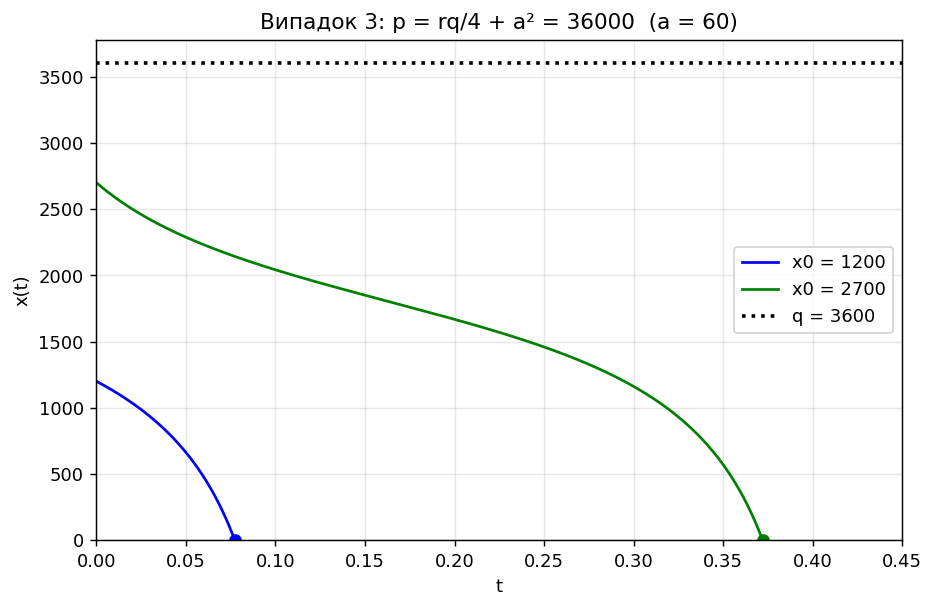

This figure's Python source:
# Модель: dx/dt = r*x*(1 - x/q) - p
# Випадок 3: квота p > rq/4,  p = rq/4 + a^2  (дійсних стаціонарних точок немає)
import numpy as np
import matplotlib.pyplot as plt
from scipy.integrate import solve_ivp

# Вихідні дані: N – номер за списком групи
N = 12
r = 2*N if N <= 8 else (3*N if N <= 16 else 4*N)          # темп росту
q = 200*N if N <= 8 else (300*N if N <= 16 else 400*N)    # ємність середовища
print(f"N = {N}:  r = {r},  q = {q}")

# Випадок 3: p = rq/4 + a^2
a = 60
p = r*q/4 + a**2
print(f"\nВипадок 3. a = {a},  p = rq/4 + a^2 = {p:g}")

b, c = np.roots([-r/q, r, -p])               
print(f"Корені: {b:.0f}, {c:.0f}  -> комплексні, дійсних стаціонарних точок немає")

def d1(t, x):                                 # права частина рівняння
    return r*x*(1 - x/q) - p

def extinct(t, x):                            # подія: популяція вимерла (x = 0)
    return x[0]
extinct.terminal = True

T = 0.45                                       # проміжок часу для графіка
x0_list = [q//3, 3*q//4]                       # x0 = q/3,  x0 = 3q/4
colors = ["blue", "green"]

plt.figure(figsize=(8, 5))
for x0, col in zip(x0_list, colors):
    sol = solve_ivp(d1, [0, T], [x0], events=extinct, max_step=0.0005)  # аналог dsolve
    plt.plot(sol.t, sol.y[0], color=col, label=f"x0 = {x0}")
    te = sol.t_events[0][0]
    plt.plot(te, 0, "o", color=col)
    print(f"x0 = {x0}: популяція вимирає за час t* ≈ {te:.4f}")

plt.axhline(q, color="black", ls=":", lw=2, label=f"q = {q}")
plt.xlim(0, T); plt.ylim(0, q*1.05)
plt.xlabel("t"); plt.ylabel("x(t)")
plt.title(f"Випадок 3: p = rq/4 + a² = {p:g}  (a = {a})")
plt.legend(); plt.grid(alpha=.3)
plt.savefig("case3.png", dpi=130, bbox_inches="tight")
plt.show()

# Висновок: незалежно від початкової чисельності популяція прямує до нуля (вимирає за скінченний час).
